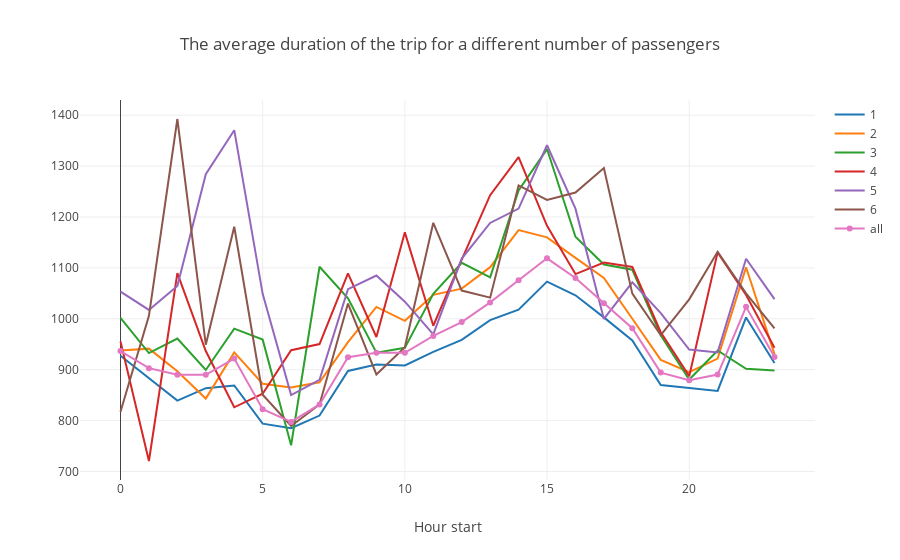

Notebook cell for this chart:
### Code cell
traces = []
for p_c in range(1,7):
     traces.append(
         go.Scatter(
             y=data_trip_p[p_c],
             x=data_trip_p['hour'],
             name = str(p_c)
         )
     )
traces.append(
         go.Scatter(
             y=data_trip_p['all'],
             x=data_trip_p['hour'],
             name = str('all'),
             mode = "lines+markers"
         )
)
        
layout = {'title': 'The average duration of the trip for a different number of passengers',
           'xaxis': dict(title= 'Hour start')}   

fig = {'data': traces, 'layout': layout}
iplot(fig, show_link=False)

### Figure 1 — Plotly figure (JSON) as saved in the notebook; plotly's stock layout.template omitted (floating-point values rounded to 4 significant figures)
{"data": [{"name": "1", "type": "scatter", "uid": "13a50ea0-d349-11e8-9a53-90e6ba19a70c", "x": [0, 1, 2, 3, 4, 5, 6, 7, 8, 9, 10, 11, 12, 13, 14, 15, 16, 17, 18, 19, 20, 21, 22, 23], "y": [927.3, 884.2, 839.4, 863.8, 869.0, 794.1, 785.0, 810.0, 897.6, 910.2, 908.4, 935.1, 958.5, 997.3, 1018.0, 1073.0, 1046.0, 1003.0, 957.4, 870.1, 864.0, 858.3, 1003.0, 913.3]}, {"name": "2", "type": "scatter", "uid": "13a50ea1-d349-11e8-9a53-90e6ba19a70c", "x": [0, 1, 2, 3, 4, 5, 6, 7, 8, 9, 10, 11, 12, 13, 14, 15, 16, 17, 18, 19, 20, 21, 22, 23], "y": [937.9, 941.4, 897.1, 843.4, 934.0, 872.5, 865.3, 875.2, 954.1, 1023.0, 996.1, 1047.0, 1059.0, 1101.0, 1174.0, 1160.0, 1120.0, 1080.0, 1000.0, 919.3, 895.3, 921.8, 1101.0, 930.7]}, {"name": "3", "type": "scatter", "uid": "13a50ea2-d349-11e8-9a53-90e6ba19a70c", "x": [0, 1, 2, 3, 4, 5, 6, 7, 8, 9, 10, 11, 12, 13, 14, 15, 16, 17, 18, 19, 20, 21, 22, 23], "y": [1002.0, 932.8, 961.2, 899.6, 980.8, 959.1, 751.7, 1102.0, 1040.0, 933.5, 943.0, 1049.0, 1110.0, 1081.0, 1252.0, 1333.0, 1161.0, 1107.0, 1096.0, 967.6, 880.6, 937.8, 901.7, 898.4]}, {"name": "4", "type": "scatter", "uid": "13a50ea3-d349-11e8-9a53-90e6ba19a70c", "x": [0, 1, 2, 3, 4, 5, 6, 7, 8, 9, 10, 11, 12, 13, 14, 15, 16, 17, 18, 19, 20, 21, 22, 23], "y": [955.5, 720.7, 1090.0, 936.7, 826.2, 852.9, 938.4, 950.4, 1089.0, 964.3, 1170.0, 986.4, 1116.0, 1243.0, 1318.0, 1183.0, 1088.0, 1111.0, 1102.0, 973.6, 887.4, 1130.0, 1047.0, 943.3]}, {"name": "5", "type": "scatter", "uid": "13a50ea4-d349-11e8-9a53-90e6ba19a70c", "x": [0, 1, 2, 3, 4, 5, 6, 7, 8, 9, 10, 11, 12, 13, 14, 15, 16, 17, 18, 19, 20, 21, 22, 23], "y": [1053.0, 1018.0, 1064.0, 1284.0, 1371.0, 1049.0, 850.2, 880.2, 1058.0, 1085.0, 1034.0, 969.4, 1118.0, 1188.0, 1217.0, 1341.0, 1216.0, 999.8, 1072.0, 1011.0, 939.7, 934.0, 1118.0, 1039.0]}, {"name": "6", "type": "scatter", "uid": "13a50ea5-d349-11e8-9a53-90e6ba19a70c", "x": [0, 1, 2, 3, 4, 5, 6, 7, 8, 9, 10, 11, 12, 13, 14, 15, 16, 17, 18, 19, 20, 21, 22, 23], "y": [817.3, 1006.0, 1392.0, 949.2, 1181.0, 851.0, 789.5, 831.8, 1030.0, 890.8, 944.1, 1189.0, 1056.0, 1042.0, 1262.0, 1234.0, 1248.0, 1296.0, 1049.0, 967.9, 1038.0, 1132.0, 1050.0, 981.4]}, {"mode": "lines+markers", "name": "all", "type": "scatter", "uid": "13a50ea6-d349-11e8-9a53-90e6ba19a70c", "x": [0, 1, 2, 3, 4, 5, 6, 7, 8, 9, 10, 11, 12, 13, 14, 15, 16, 17, 18, 19, 20, 21, 22, 23], "y": [936.7, 903.1, 890.1, 890.1, 922.0, 822.3, 797.4, 831.8, 924.6, 933.5, 933.4, 966.4, 993.5, 1032.0, 1076.0, 1119.0, 1080.0, 1031.0, 981.6, 894.4, 879.5, 890.5, 1023.0, 925.1]}], "layout": {"title": "The average duration of the trip for a different number of passengers", "xaxis": {"title": "Hour start"}}}
